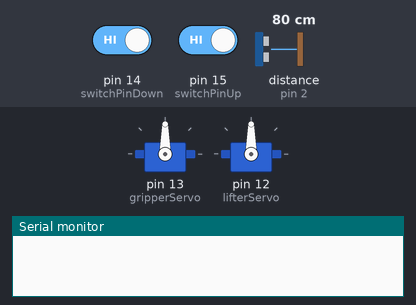
The sketch below on a simulated Arduino Uno, built with avr-gcc and run on an emulated ATmega328P. Shown: 2 × servo, the last lines printed to the serial monitor. Wiring (inferred from the names in the program): ultrasonic range finder: trigger pin 3; echo pin 2. Inputs (shaded band) come from the test bench; at power-on: distance to the obstacle (sensor on pin 2) 80 cm, pin 14 (switchPinDown) HIGH, pin 15 (switchPinUp) HIGH. The echo pulse lasts 58.3 µs per cm.

Above: at 4.2 s.
4.3 s: distance to the obstacle (sensor on pin 2) set to 7 cm
8.1 s: distance to the obstacle (sensor on pin 2) set to 4 cm
At 10.5 s:
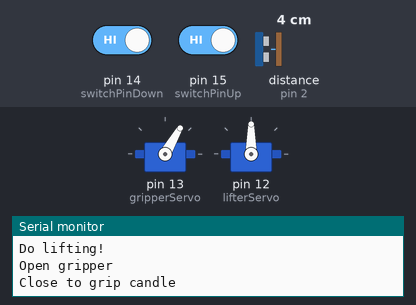
13.2 s: distance to the obstacle (sensor on pin 2) set to 9 cm
At 14.2 s:
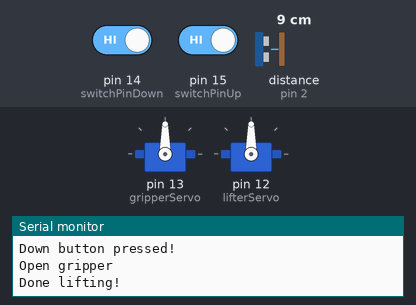
17.0 s: distance to the obstacle (sensor on pin 2) set to 2 cm
At 20.1 s:
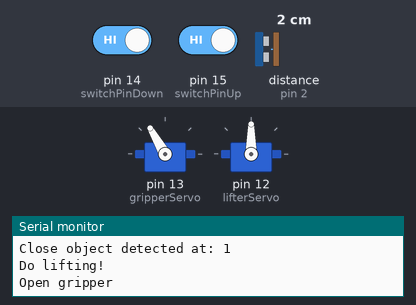
24.6 s: pin 14 (switchPinDown) driven LOW
At 30.6 s:
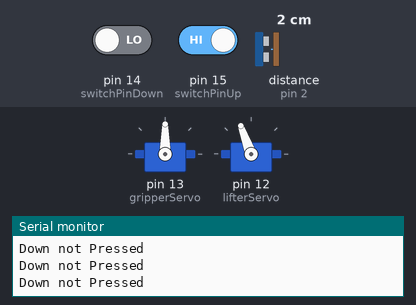
31.3 s: pin 14 (switchPinDown) driven HIGH and pin 15 (switchPinUp) driven LOW
At 38.5 s:
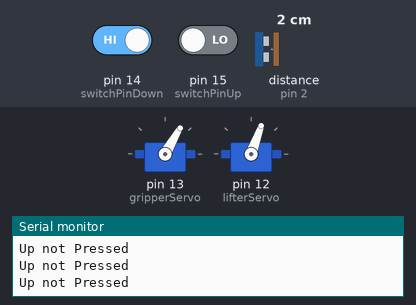
Timing chart, 0 to 39.9 s (numbered marks = the images above; inputs shaded):
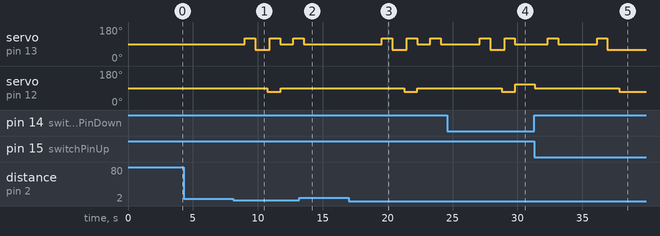

The sketch:

Gripper_With_button.ino
```cpp
// Gripper
#include <Servo.h>
Servo gripperServo, lifterServo;
int speedGripper = 30;
int speedLifter = 20;


// Switch
const byte switchPinDown = 14;
const byte switchPinUp = 15;
volatile int lifterPosition = 0; //0 is lifter position down, 1 is lifter position up

//Ultra Sonic Sensor
const int trigPin = 3;
const int echoPin = 2;
// Help variables
long duration;
int distance = 0;


void setup() {

  delay(3000);
  //Gripper setup

    gripperServo.attach(13);
    gripperServo.write(90);
    lifterServo.attach(12);
    lifterServo.write(90);


  Serial.begin(9600);


    //Down switch setup
    pinMode(switchPinDown, INPUT_PULLUP);

    //Up switch setup
    pinMode(switchPinUp, INPUT_PULLUP);


  //Ultra Sonic setup
  pinMode(trigPin, OUTPUT); // Sets the trigPin as an Output
  pinMode(echoPin, INPUT); // Sets the echoPin as an Input


}

int checkDistanceToObject() {

  // Clears the trigPin
  digitalWrite(trigPin, LOW);
  delayMicroseconds(2);
  // Sets the trigPin on HIGH state for 10 micro seconds
  digitalWrite(trigPin, HIGH);
  delayMicroseconds(10);
  digitalWrite(trigPin, LOW);

  // Reads the echoPin, returns the sound wave travel time in microseconds
  duration = pulseIn(echoPin, HIGH);
  // Calculating the distance
  distance = duration * 0.034 / 2;

  return distance;
}

void liftingSequence() {

  // Make sure gripper is open

  Serial.println("Open gripper");
  gripperServo.write(90 + speedGripper);
  delay(800);

  // Close to grip candle

  Serial.println("Close to grip candle");
  gripperServo.write(90 - speedGripper);
  delay(900);
  // lift candle with lifterServo until switchUp button pressed

  Serial.println("lift candle with lifterServo until switchUp button pressed");

  while (lifterPosition != 1) {
    readSwitchUp();
    lifterServo.write(90 - speedLifter);
  }

  delay(200);

  // Open gripper a certain delay
  Serial.println("Open gripper a certain delay");

  gripperServo.write(90 + speedGripper);
  delay(800);
  gripperServo.write(90);

  // Lower gripper with lifterServo until switchDown button pressed
  Serial.println("Lower gripper with lifterServo until switchDown button pressed");

  while (lifterPosition != 0) {
    readSwitchDown();
    lifterServo.write(90 + speedLifter);
  }
  lifterServo.write(90);
  delay(1000);

  // Open gripper a certain delay

  Serial.println("Open gripper");
  gripperServo.write(90 + speedGripper);
  delay(800);
  gripperServo.write(90);

  Serial.println("Done lifting!");
}

void loop() {


  int distanceToObject = checkDistanceToObject();
  //Serial.println(distanceToObject);

  if (distanceToObject < 5) {
    Serial.print("Close object detected at: ");
    Serial.println(checkDistanceToObject());

    Serial.println("Do lifting!");
    liftingSequence();

  }

  delay(3000);
}

void readSwitchDown() {

  int value = digitalRead(14);

  if(value == HIGH){
    Serial.println("Down button pressed!");
    lifterPosition = 0;
  } else if(value == LOW) {
    Serial.println("Down not Pressed");
  }

}

void readSwitchUp() {

  int value = digitalRead(15);

  if(value == HIGH){
    Serial.println("Up button pressed!");
    lifterPosition = 1;
  } else if(value == LOW) {
    Serial.println("Up not Pressed");
  }

}
```

Measured:
- the behaviour switches between 6 and 5 cm on distance to the obstacle (sensor on pin 2) (found by bisection; images 0 and 1)
- after the input at 4.3 s, every drawn part: stays the same
- after the input at 8.1 s, servo on pin 13 (gripperServo): 90° → 120° after 0.91 s, → 60° 0.80 s later, → 120° 1.1 s later, → 90° 0.80 s later, … (5 changes in this stretch); servo on pin 12 (lifterServo): 90° → 70° after 2.6 s, → 90° 1.0 s later
- after the input at 13.2 s, servo on pin 13 (gripperServo): goes on until 13.5 s, then stays 90°
- after the input at 17.0 s, servo on pin 13 (gripperServo): 90° → 120° after 2.6 s, → 60° 0.80 s later, → 120° 1.1 s later, → 90° 0.80 s later, … (6 changes in this stretch); servo on pin 12 (lifterServo): 90° → 70° after 4.3 s, → 90° 1.0 s later
- after the input at 24.6 s, servo on pin 13 (gripperServo): goes on until 29.8 s, then stays 90°
- after the input at 31.3 s, servo on pin 13 (gripperServo): 90° → 120° after 1.0 s, → 90° 0.80 s later, → 120° 3.0 s later, → 60° 0.80 s later; servo on pin 12 (lifterServo): 110° → 90° at once, → 70° 6.5 s later
